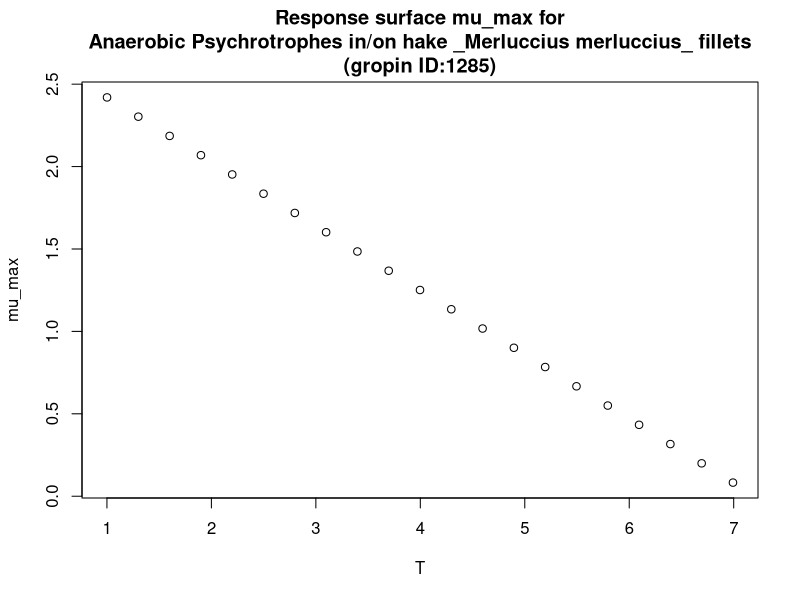

Generate this figure with R:
#############################
# start of Parameter script
#############################
T <- seq(1.001,6.99300699300699,length.out=21)
#############################
# end of Parameter script
#############################
############################# 
# start of Model script Gropin ID 1285 
#############################
 
# constant coefficients for this model
 
variables <- data.frame(T)
argumentsPar <- expand.grid(variables)
 
# heart of the model
response_surface <- function(T) {
   mumax <-(-0.39*T+2.81)

return(mumax=mumax)
} 

# output parameters
mumax <- cbind(argumentsPar,response_surface(argumentsPar['T']))
colnames(mumax) <- c(colnames(argumentsPar),'mumax')
#############################
# End of Model script
#############################
############################# 
# start of Visualisation script Gropin ID 1285 
#############################
plot(T,mumax$mumax,
                          xlab='T',
                          ylab='mu_max',main='Response surface mu_max for
Anaerobic Psychrotrophes in/on hake _Merluccius merluccius_ fillets
(gropin ID:1285)')
#############################
# End of Visualisation script
#############################
